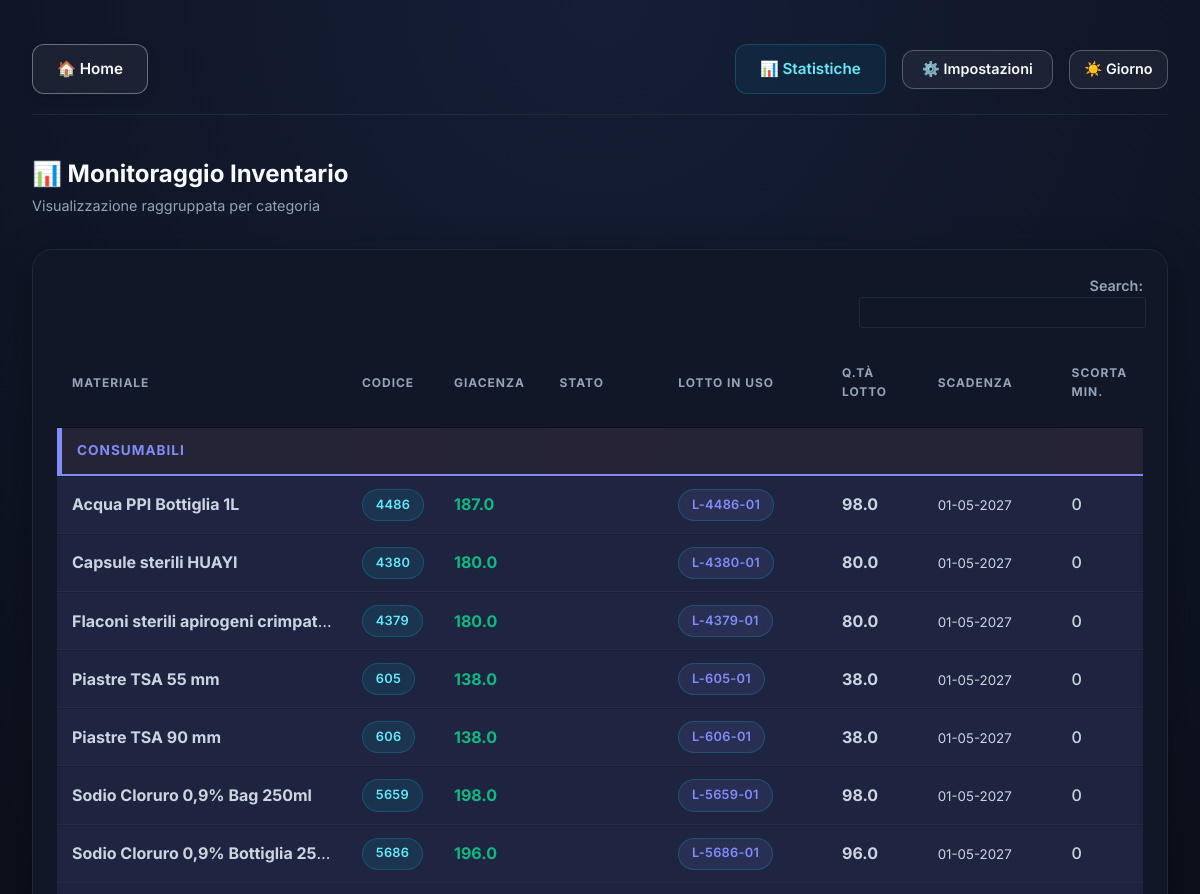
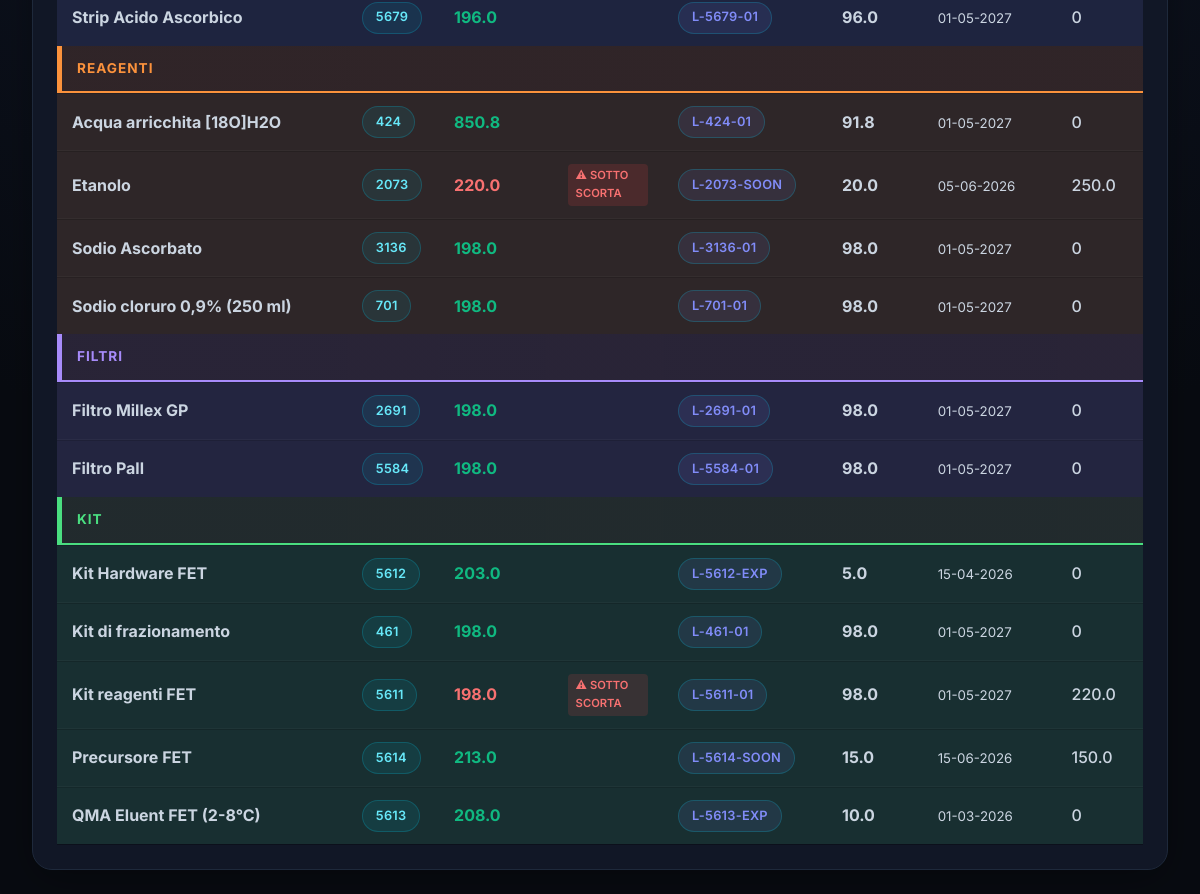
The app's page /magazzino with its own data (2 pictures, top to bottom).
### tables this page shows
CREATE TABLE Lotti_Interni (
            lotto_interno TEXT PRIMARY KEY,
            data_arrivo TEXT,
            codice_mp TEXT,
            lotto_fornitore TEXT,
            fornitore TEXT,
            data_scadenza TEXT,
            qnt_arrivata TEXT,
            pz_x_cf TEXT,
            giacenza TEXT,
            data_consegna_qc TEXT,
            data_approvazione TEXT,
            arrivo_magazzino TEXT,
            consumi TEXT,
            ca TEXT,
            reparto TEXT,
            appr TEXT,
            etich TEXT,
            cc TEXT,
            codice_lotto TEXT,
            in_uso TEXT,
            chiuso TEXT, qc_attesa TEXT DEFAULT 'NO',
            FOREIGN KEY (codice_mp) REFERENCES Elenco_MP(codice)
        );

CREATE TABLE Elenco_MP (
            codice TEXT PRIMARY KEY,
            nome_mp TEXT,
            nome_file TEXT,
            unita_misura TEXT,
            nome_etichetta TEXT,
            uso TEXT,
            codice_fornitore TEXT,
            controcampione TEXT,
            distribuzione TEXT
        , scorta_minima FLOAT DEFAULT 0, ordine_magazzino INTEGER DEFAULT 999, categoria_magazzino TEXT);

### routes/main.py (the view)
    @app.route('/magazzino')
    def magazzino():
        conn = get_db_connection()
        inventory_rows = conn.execute('''
            WITH OldestActiveLot AS (
                SELECT
                    codice_mp,
                    lotto_interno,
                    giacenza,
                    data_scadenza,
                    ROW_NUMBER() OVER (
                        PARTITION BY codice_mp
                        ORDER BY data_arrivo ASC, lotto_interno ASC
                    ) as rn
                FROM Lotti_Interni
                WHERE giacenza IS NOT NULL AND CAST(giacenza AS FLOAT) > 0
            )
            SELECT
                M.codice,
                M.nome_mp,
                M.scorta_minima,
                M.ordine_magazzino,
                M.categoria_magazzino,
                SUM(CASE WHEN L.giacenza IS NOT NULL THEN CAST(L.giacenza AS FLOAT) ELSE 0 END) as giacenza_totale,
                COUNT(CASE WHEN L.lotto_interno IS NOT NULL THEN 1 END) as num_lotti,
                MIN(CASE WHEN L.data_scadenza != "" THEN L.data_scadenza END) as prossima_scadenza,
                O.lotto_interno as lotto_in_uso,
                O.giacenza as lotto_in_uso_giacenza,
                O.data_scadenza as lotto_in_uso_scadenza
            FROM Elenco_MP M
            LEFT JOIN Lotti_Interni L ON M.codice = L.codice_mp
            LEFT JOIN OldestActiveLot O ON M.codice = O.codice_mp AND O.rn = 1
            GROUP BY M.codice, M.nome_mp, M.scorta_minima, M.ordine_magazzino, M.categoria_magazzino, O.lotto_interno, O.giacenza, O.data_scadenza
            ORDER BY M.ordine_magazzino ASC, M.nome_mp ASC
        ''').fetchall()
        inventory = [dict(row) for row in inventory_rows]
        grouped_inventory = {}
        for item in inventory:
            cat = item['categoria_magazzino'] or 'Altre Materie Prime'
            if cat not in grouped_inventory:
                grouped_inventory[cat] = []
            grouped_inventory[cat].append(item)
        conn.close()
        return render_template('magazzino.html', grouped_inventory=grouped_inventory)

### db_utils.py (called while the page is built)
def get_db_connection():
    conn = sqlite3.connect(RESOLVED_DB_PATH)
    conn.row_factory = sqlite3.Row
    return conn

### templates/magazzino.html (shortened to what this page needs)
{% extends 'base.html' %}
{% block content %}
<link rel="stylesheet" type="text/css" href="https://cdn.datatables.net/1.13.6/css/jquery.dataTables.min.css">
<div style="margin-bottom: 2rem;">
    <div>
        <h2>📊 Monitoraggio Inventario</h2>
        <p style="color: var(--text-secondary); font-size: 0.9rem;">Visualizzazione raggruppata per categoria</p>
    </div>
</div>
<div class="table-container" style="padding: 1.5rem; overflow: visible !important;">
    <table id="magazzinoTable" class="display">
        <thead>
            <tr>
                <th style="width: 24%;">Materiale</th>
                <th style="width: 6%;">Codice</th>
                <th style="width: 10%;">Giacenza</th>
                <th style="width: 12%;">Stato</th>
                <th style="width: 16%;">Lotto in Uso</th>
                <th style="width: 10%;">Q.tà Lotto</th>
                <th style="width: 14%;">Scadenza</th>
                <th style="width: 8%;">Scorta Min.</th>
            </tr>
        </thead>
        {% for cat_name, items in grouped_inventory.items() %}
        {% set color_class = 'cat-gray' %}
        {% if 'consumabili' in cat_name.lower() or 'sterile' in cat_name.lower() or 'vetro' in cat_name.lower() %}{% set
        color_class = 'cat-blue' %}
        {% elif 'reagenti' in cat_name.lower() or 'colina' in cat_name.lower() %}{% set color_class = 'cat-orange' %}
        {% elif 'filtri' in cat_name.lower() %}{% set color_class = 'cat-purple' %}
        {% elif 'kit' in cat_name.lower() or 'synthera' in cat_name.lower() or 'fbb' in cat_name.lower() or 'dopa' in
        cat_name.lower() or 'finali' in cat_name.lower() %}{% set color_class = 'cat-green' %}
        {% endif %}
        <tbody class="category-group section-{{ color_class | replace('cat-', '') }}">
            <tr class="group-header {{ color_class }}">
                <td><strong>{{ cat_name }}</strong></td>
                <td></td>
                <td></td>
                <td></td>
                <td></td>
                <td></td>
                <td></td>
                <td></td>
            </tr>
            {% for item in items %}
            {% set giacenza = item['giacenza_totale'] if item['giacenza_totale'] is not none else 0 %}
            {% set scorta_min = item['scorta_minima'] if item['scorta_minima'] is not none else 0 %}
            {% set is_low_stock = giacenza < scorta_min %} <tr
                onclick="openBatchDetails('{{ item['codice'] }}', '{{ item['nome_mp'] }}')">
                <td style="white-space: nowrap; overflow: hidden; text-overflow: ellipsis; max-width: 260px;"
                    title="{{ item['nome_mp'] }}"><strong>{{ item['nome_mp'] }}</strong></td>
                <td><span class="badge">{{ item['codice'] }}</span></td>
                <td>
                    <span class="{{ 'stock-critical-val' if is_low_stock else 'stock-ok' }}" style="font-weight: bold;">
                        {{ giacenza | round(2) }}
                    </span>
                </td>
                <td>
                    {% if is_low_stock %}
                    <span class="low-stock-badge">⚠ SOTTO SCORTA</span>
                    {% endif %}
                </td>
                <td>
                    {% if item['lotto_in_uso'] %}
                    <span class="badge"
                        style="background: rgba(129, 140, 248, 0.1); color: #818cf8; white-space: nowrap; display: inline-block;">{{
                        item['lotto_in_uso'] }}</span>
                    {% else %}
                    <span class="placeholder-cell">-</span>
                    {% endif %}
                </td>
                <td>
                    {% if item['lotto_in_uso_giacenza'] is not none %}
                    <strong style="color: var(--text-pale);">{{ item['lotto_in_uso_giacenza'] | float | round(2)
                        }}</strong>
                    {% else %}
                    <span class="placeholder-cell">-</span>
                    {% endif %}
                </td>
                <td>
                    {% if item['lotto_in_uso_scadenza'] %}
                    <small>{{ item['lotto_in_uso_scadenza'] | dateformat }}</small>
                    {% else %}
                    <span class="placeholder-cell">-</span>
                    {% endif %}
                </td>
                <td style="font-weight: 500;">{{ item['scorta_minima'] or '0' }}</td>
                </tr>
                {% endfor %}
        </tbody>
        {% endfor %}
    </table>
</div>
{% endblock %}

### static/css/style.css (style rules this page uses)
:root { color-scheme: dark; --bg-dark: #080b11; --card-bg: #111726; --card-hover-bg: #161e31; --accent-color: #06b6d4; --primary-color: #4f46e5; --text-primary: #f8fafc; --text-secondary: #94a3b8; --text-pale: #cbd5e1; --border-color: #1e293b; --border-hover: #334155; --muted-color: #475569; --success: #10b981; --warning: #f59e0b; --danger: #f43f5e; --gradient: linear-gradient(135deg, #0ea5e9 0%, #4f46e5 100%); --gradient-hover: linear-gradient(135deg, #0284c7 0%, #4338ca 100%); }
* { margin: 0; padding: 0; box-sizing: border-box; font-family: 'Inter', -apple-system, sans-serif; }
body { background-color: var(--bg-dark); background-image: radial-gradient(circle at 50% 0%, #151e36 0%, var(--bg-dark) 75%); color: var(--text-primary); line-height: 1.6; min-height: 100vh; }
.table-container { background: var(--card-bg); border-radius: 1.25rem; border: 1px solid var(--border-color); overflow: hidden; box-shadow: 0 10px 40px rgba(0, 0, 0, 0.3); backdrop-filter: blur(10px); }
table { width: 100%; border-collapse: collapse; }
th, td { padding: 1.25rem 1.5rem; text-align: left; }
th { background: rgba(0, 0, 0, 0.25); color: var(--text-secondary); font-weight: 600; text-transform: uppercase; font-size: 0.75rem; letter-spacing: 0.08em; border-bottom: 1px solid var(--border-color); }
td { border-bottom: 1px solid rgba(255, 255, 255, 0.03); color: var(--text-pale); transition: background-color 0.2s ease, color 0.2s ease; }
tr:last-child td { border-bottom: none; }
.badge { background: rgba(6, 182, 212, 0.1); color: #67e8f9; padding: 0.3rem 0.8rem; border-radius: 9999px; font-size: 0.8rem; font-weight: 600; border: 1px solid rgba(6, 182, 212, 0.25); display: inline-block; letter-spacing: 0.02em; }

### templates/magazzino.html (style rules this page uses)
#magazzinoTable { border-collapse: separate; border-spacing: 0; width: 100%; }
table.dataTable thead th { border-bottom: 1px solid var(--border-color); color: var(--text-secondary); position: sticky; top: 0; background: var(--card-bg) !important; z-index: 110; min-height: 70px; height: 70px; padding: 10px 15px !important; text-align: left; vertical-align: middle; }
#magazzinoTable tbody tr { cursor: pointer; transition: all 0.2s; }
#magazzinoTable td { padding: 12px 15px !important; vertical-align: middle; }
.group-header { pointer-events: none; }
.group-header td { min-height: 40px; padding: 10px 15px !important; font-size: 0.85rem; text-transform: uppercase; letter-spacing: 1px; position: sticky; top: 70px; z-index: 100; background: #1e1b26 !important; border: none !important; }
.group-header td:first-child { white-space: nowrap; overflow: visible; font-weight: bold; }
.group-header td:not(:first-child) { padding: 0 !important; }
.cat-blue td { background: linear-gradient(rgba(129, 140, 248, 0.08), rgba(129, 140, 248, 0.08)), #1e1b26 !important; border-bottom: 2px solid #818cf8 !important; }
.cat-blue td:first-child { color: #818cf8 !important; border-left: 5px solid #818cf8 !important; }
.cat-orange td { background: linear-gradient(rgba(251, 146, 60, 0.08), rgba(251, 146, 60, 0.08)), #1e1b26 !important; border-bottom: 2px solid #fb923c !important; }
.cat-orange td:first-child { color: #fb923c !important; border-left: 5px solid #fb923c !important; }
.cat-purple td { background: linear-gradient(rgba(167, 139, 250, 0.08), rgba(167, 139, 250, 0.08)), #1e1b26 !important; border-bottom: 2px solid #a78bfa !important; }
.cat-purple td:first-child { color: #a78bfa !important; border-left: 5px solid #a78bfa !important; }
.cat-green td { background: linear-gradient(rgba(74, 222, 128, 0.08), rgba(74, 222, 128, 0.08)), #1e1b26 !important; border-bottom: 2px solid #4ade80 !important; }
.cat-green td:first-child { color: #4ade80 !important; border-left: 5px solid #4ade80 !important; }
.section-blue tr:not(.group-header) td { background: rgba(129, 140, 248, 0.12); }
.section-orange tr:not(.group-header) td { background: rgba(251, 146, 60, 0.12); }
.section-purple tr:not(.group-header) td { background: rgba(167, 139, 250, 0.12); }
.section-green tr:not(.group-header) td { background: rgba(74, 222, 128, 0.12); }
.stock-ok { color: var(--success); }
.low-stock-badge { display: inline-block; background: rgba(239, 68, 68, 0.15); color: #f87171; font-size: 0.7rem; font-weight: 600; padding: 3px 8px; border-radius: 4px; margin-left: 8px; animation: pulse-alert 2s ease-in-out infinite; }
.stock-critical-val { color: #f87171; font-weight: bold; }

### records on screen
Lotti_Interni: categoria_magazzino "CONSUMABILI", nome_mp "Acqua PPI Bottiglia 1L", codice "4486", giacenza "187.0", lotto_in_uso "L-4486-01", lotto_in_uso_giacenza "98.0", lotto_in_uso_scadenza "01-05-2027", scorta_minima "0"
Lotti_Interni: nome_mp "Capsule sterili HUAYI", codice "4380", giacenza "180.0", lotto_in_uso "L-4380-01", lotto_in_uso_giacenza "80.0", lotto_in_uso_scadenza "01-05-2027", scorta_minima "0"
Lotti_Interni: nome_mp "Flaconi sterili apirogeni crimpat…", codice "4379", giacenza "180.0", lotto_in_uso "L-4379-01", lotto_in_uso_giacenza "80.0", lotto_in_uso_scadenza "01-05-2027", scorta_minima "0"
Lotti_Interni: nome_mp "Piastre TSA 55 mm", codice "605", giacenza "138.0", lotto_in_uso "L-605-01", lotto_in_uso_giacenza "38.0", lotto_in_uso_scadenza "01-05-2027", scorta_minima "0"
Lotti_Interni: nome_mp "Piastre TSA 90 mm", codice "606", giacenza "138.0", lotto_in_uso "L-606-01", lotto_in_uso_giacenza "38.0", lotto_in_uso_scadenza "01-05-2027", scorta_minima "0"
Lotti_Interni: nome_mp "Sodio Cloruro 0,9% Bag 250ml", codice "5659", giacenza "198.0", lotto_in_uso "L-5659-01", lotto_in_uso_giacenza "98.0", lotto_in_uso_scadenza "01-05-2027", scorta_minima "0"
Lotti_Interni: nome_mp "Sodio Cloruro 0,9% Bottiglia 25…", codice "5686", giacenza "196.0", lotto_in_uso "L-5686-01", lotto_in_uso_giacenza "96.0", lotto_in_uso_scadenza "01-05-2027", scorta_minima "0"
Lotti_Interni: nome_mp "Strip Acido Ascorbico", codice "5679", giacenza "196.0", lotto_in_uso "L-5679-01", lotto_in_uso_giacenza "96.0", lotto_in_uso_scadenza "01-05-2027", scorta_minima "0"
Lotti_Interni: categoria_magazzino "REAGENTI", nome_mp "Acqua arricchita [18O]H2O", codice "424", giacenza "850.8", lotto_in_uso "L-424-01", lotto_in_uso_giacenza "91.8", lotto_in_uso_scadenza "01-05-2027", scorta_minima "0"
Lotti_Interni: nome_mp "Etanolo", codice "2073", giacenza "220.0", shows "⚠ SOTTO SCORTA", lotto_in_uso "L-2073-SOON", lotto_in_uso_giacenza "20.0", lotto_in_uso_scadenza "05-06-2026", scorta_minima "250.0"
Lotti_Interni: nome_mp "Sodio Ascorbato", codice "3136", giacenza "198.0", lotto_in_uso "L-3136-01", lotto_in_uso_giacenza "98.0", lotto_in_uso_scadenza "01-05-2027", scorta_minima "0"
Lotti_Interni: nome_mp "Sodio cloruro 0,9% (250 ml)", codice "701", giacenza "198.0", lotto_in_uso "L-701-01", lotto_in_uso_giacenza "98.0", lotto_in_uso_scadenza "01-05-2027", scorta_minima "0"
Lotti_Interni: categoria_magazzino "FILTRI", nome_mp "Filtro Millex GP", codice "2691", giacenza "198.0", lotto_in_uso "L-2691-01", lotto_in_uso_giacenza "98.0", lotto_in_uso_scadenza "01-05-2027", scorta_minima "0"
Lotti_Interni: nome_mp "Filtro Pall", codice "5584", giacenza "198.0", lotto_in_uso "L-5584-01", lotto_in_uso_giacenza "98.0", lotto_in_uso_scadenza "01-05-2027", scorta_minima "0"
Lotti_Interni: categoria_magazzino "KIT", nome_mp "Kit Hardware FET", codice "5612", giacenza "203.0", lotto_in_uso "L-5612-EXP", lotto_in_uso_giacenza "5.0", lotto_in_uso_scadenza "15-04-2026", scorta_minima "0"
Lotti_Interni: nome_mp "Kit di frazionamento", codice "461", giacenza "198.0", lotto_in_uso "L-461-01", lotto_in_uso_giacenza "98.0", lotto_in_uso_scadenza "01-05-2027", scorta_minima "0"
Lotti_Interni: nome_mp "Kit reagenti FET", codice "5611", giacenza "198.0", shows "⚠ SOTTO SCORTA", lotto_in_uso "L-5611-01", lotto_in_uso_giacenza "98.0", lotto_in_uso_scadenza "01-05-2027", scorta_minima "220.0"
Lotti_Interni: nome_mp "Precursore FET", codice "5614", giacenza "213.0", lotto_in_uso "L-5614-SOON", lotto_in_uso_giacenza "15.0", lotto_in_uso_scadenza "15-06-2026", scorta_minima "150.0"
Lotti_Interni: nome_mp "QMA Eluent FET (2-8°C)", codice "5613", giacenza "208.0", lotto_in_uso "L-5613-EXP", lotto_in_uso_giacenza "10.0", lotto_in_uso_scadenza "01-03-2026", scorta_minima "0"
